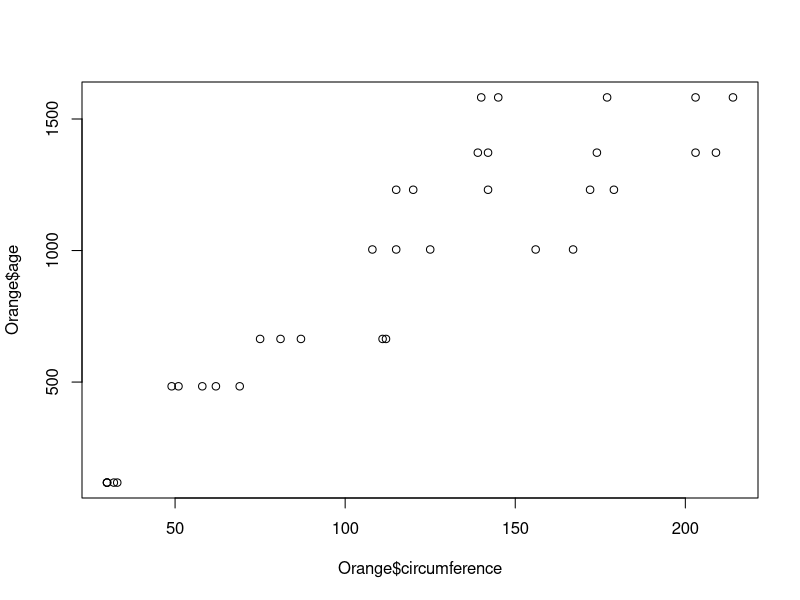

R code for this plot:
## ---- chunk 1
head(Orange)
## ---- chunk 2
plot(Orange$circumference, Orange$age)
